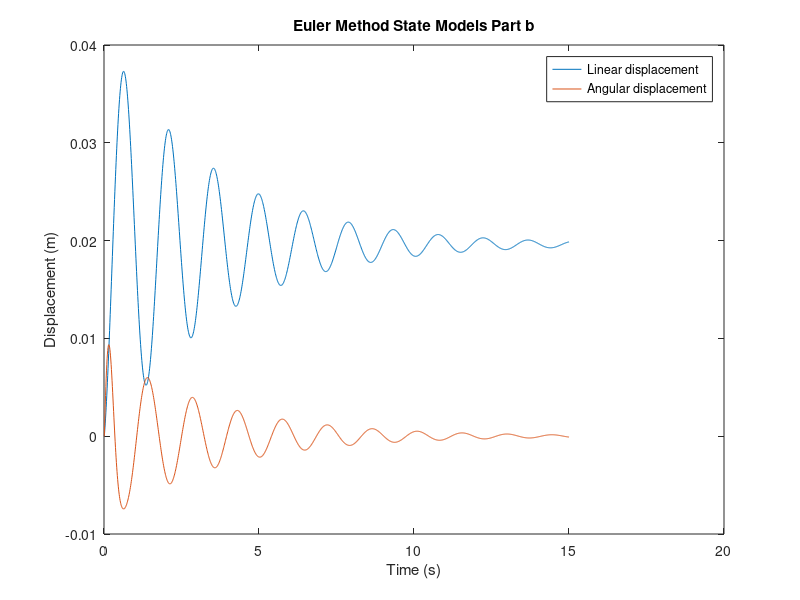

Recreate this plot in MATLAB.
%%mathematical model
%% input
dt = 0.01;
t = 0:dt:15;
t_mat = vec2mat(t,1);
b=20;
k=500;
k_theta = 1000;
b_theta = 80;
p=7874;
L=0.15;
r=0.75;
h=0.1;
m = p*L*L*L;
j = 0.5*m*r^2;
%% system matrices
%%input
a = [0 1 0 0; -k/m -b/m 0 0 ; 0 0 0 1; -k*r/j -b*r/j -k_theta/j -b_theta/j];
b1 = [0; 1/m; 0; r/j];
b2 = [0; 1/m; 0; r/j];
%%output
c = [1 0 0 0; 0 0 1 0];
d1 = [0;0];
d2 = [0;0];
%% state vectors
n=15/dt;
x = zeros(4,n);
x_diff = [0;0;0;0];
y = zeros(2,n);
ft=[];
ft(1:1,1:n+1)=0;
ft(1,1)=100;
g(1:1,1:n+1) = 9.81;
i=1;
for t = 0:dt:15
    x_diff = a*x(:,i) + b1.*ft(:,i) + b2.*g(:,i);
    x(:,i+1) = x(:,i) + x_diff.*dt;
    y(:,i) = c*x(:,i) + d1.*ft(:,i) + d2.*g(:,i);
    i=i+1;
end
%% plot
figure;
plot(t_mat,y(1,:),t_mat,y(2,:));
title('Euler Method State Models Part b');
xlabel('Time (s)');
ylabel('Displacement (m)');
legend('Linear displacement','Angular displacement');